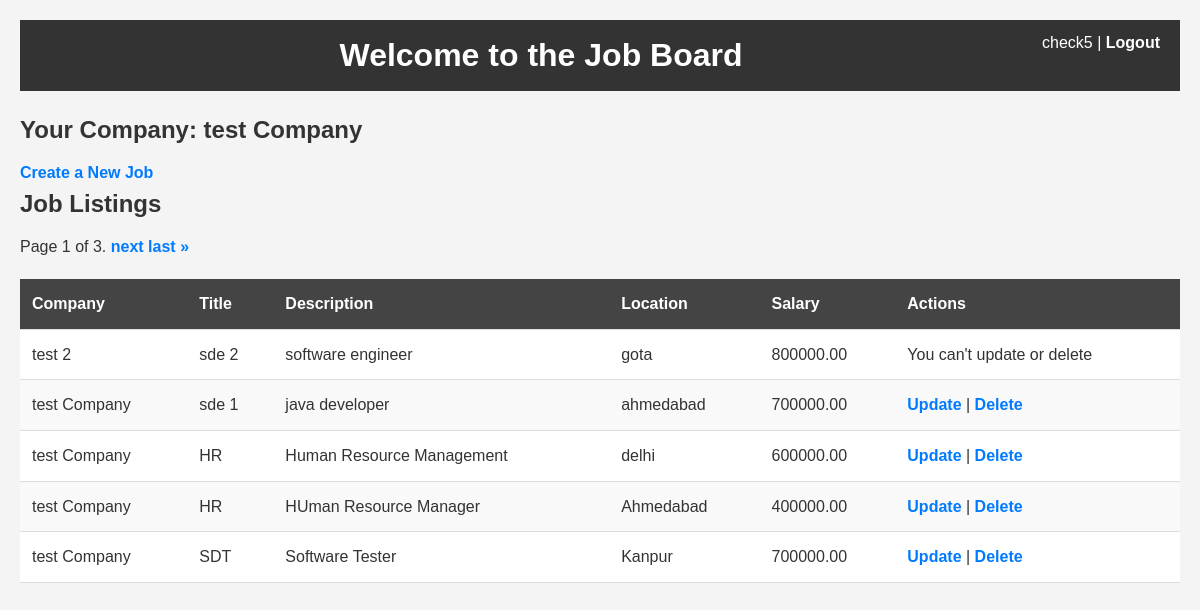
The app's page /home/ (signed in) with its own data.
### job/models.py (models this page shows, shortened)
class CustomUser(AbstractUser):
    contact_number = models.CharField(max_length=10)
    groups = models.ManyToManyField(
        'auth.Group', related_name='customuser_set', blank=True
    )
    user_permissions = models.ManyToManyField(
        'auth.Permission', related_name='customuser_permissions_set', blank=True
    )

class Company(models.Model):
    user = models.OneToOneField(
        CustomUser, on_delete=models.CASCADE, related_name='company')
    name = models.CharField(max_length=255)
    address = models.TextField()
    contact_number = models.CharField(max_length=10)

class Job(models.Model):
    company = models.ForeignKey(
        Company, on_delete=models.CASCADE, related_name='jobs')
    title = models.CharField(max_length=255)
    description = models.TextField()
    posted_on = models.DateTimeField(auto_now_add=True)
    location = models.CharField(max_length=255)
    salary = models.DecimalField(max_digits=10, decimal_places=2)
    tags = models.CharField(max_length=255, blank=True,
                            help_text="Comma-separated tags")

### job/views.py (the view)
# urls.py: 2. Add a URL to urlpatterns:  path('', Home.as_view(), name='home')
@login_required
def Home(request):
    user = request.user
    company = Company.objects.get(user=user)
    jobs = Job.objects.all()
    paginator = Paginator(jobs, 5)
    page_number = request.GET.get("page")
    page_obj = paginator.get_page(page_number)
    return render(request, 'home.html', {
        'user_company': company,
        'user': user,
        "page_obj": page_obj
    })

### templates/home.html (shortened to what this page needs)
<!DOCTYPE html>
<html lang="en">
<head>
    {% load static %}
    <link rel="stylesheet" href="{% static '/style.css' %}">
</head>
<body>
    <header>
        <div style="float:right;">
            <span>{{ user.username }}</span> | <a href="{% url 'Logout' %}">Logout</a>
        </div>
        <h1>Welcome to the Job Board</h1>
    </header>
    {% if user_company %}
        <h2>Your Company: {{ user_company.name }}</h2>
        <a href="{% url 'CreateJob' %}">Create a New Job</a>
    {% else %}
        <p>You don't have a company yet. Please create one first.</p>
    {% endif %}
    <h2>Job Listings</h2>
    <table>
        <thead>
            <tr>
                <th>Company</th>
                <th>Title</th>
                <th>Description</th>
                <th>Location</th>
                <th>Salary</th>
                <th>Actions</th>
            </tr>
        </thead>
        <tbody>
            {% for job in page_obj %}
            <tr>
                <td>{{ job.company.name }}</td>
                <td>{{ job.title }}</td>
                <td>{{ job.description }}</td>
                <td>{{ job.location }}</td>
                <td>{{ job.salary }}</td>
                <td>
                    {% if job.company.name == user_company.name %}
                        <a href="{% url 'UpdateJob' job.id %}">Update</a> |
                        <a href="{% url 'DeleteJob' job.id %}">Delete</a>
                    {% else %}
                        <span>You can't update or delete</span>
                    {% endif %}
                </td>
            </tr>
            {% endfor %}
            <div class="pagination">
                <span class="step-links">
                    <span class="current">
                        Page {{ page_obj.number }} of {{ page_obj.paginator.num_pages }}.
                    </span>
                    {% if page_obj.has_next %}
                        <a href="?page={{ page_obj.next_page_number }}">next</a>
                        <a href="?page={{ page_obj.paginator.num_pages }}">last &raquo;</a>
                    {% endif %}
                </span>
            </div>
        </tbody>
    </table>
</body>
</html>

### static/style.css (style rules this page uses)
* { margin: 0; padding: 0; box-sizing: border-box; }
body { font-family: Arial, sans-serif; background-color: #f4f4f4; color: #333; line-height: 1.6; padding: 20px; }
header { background-color: #333; color: white; padding: 10px 20px; text-align: center; margin-bottom: 20px; }
header h1 { font-size: 2em; }
header div { text-align: right; font-size: 1em; }
header a { color: white; text-decoration: none; font-weight: bold; }
h2 { color: #333; margin-bottom: 10px; }
table { width: 100%; margin-top: 20px; border-collapse: collapse; }
table th, table td { padding: 12px; text-align: left; border-bottom: 1px solid #ddd; }
table th { background-color: #444; color: white; }
table td { background-color: #fff; }
table tr:nth-child(even) td { background-color: #f9f9f9; }
a { color: #007bff; text-decoration: none; font-weight: bold; }

### records on screen
CustomUser: username "check5"
Company: name "test Company"
Job: company.name "test 2", title "sde 2", description "software engineer", location "gota", salary "800000.00", shows "You can't update or delete"
Job: company.name "test Company", title "sde 1", description "java developer", location "ahmedabad", salary "700000.00", shows "Update"
Job: company.name "test Company", title "HR", description "Human Resource Management", location "delhi", salary "600000.00", shows "Update"
Job: company.name "test Company", title "HR", description "HUman Resource Manager", location "Ahmedabad", salary "400000.00", shows "Update"
Job: company.name "test Company", title "SDT", description "Software Tester", location "Kanpur", salary "700000.00", shows "Update"

### other values on screen
{{ page_obj.number }} "1"
{{ page_obj.paginator.num_pages }} "3"
